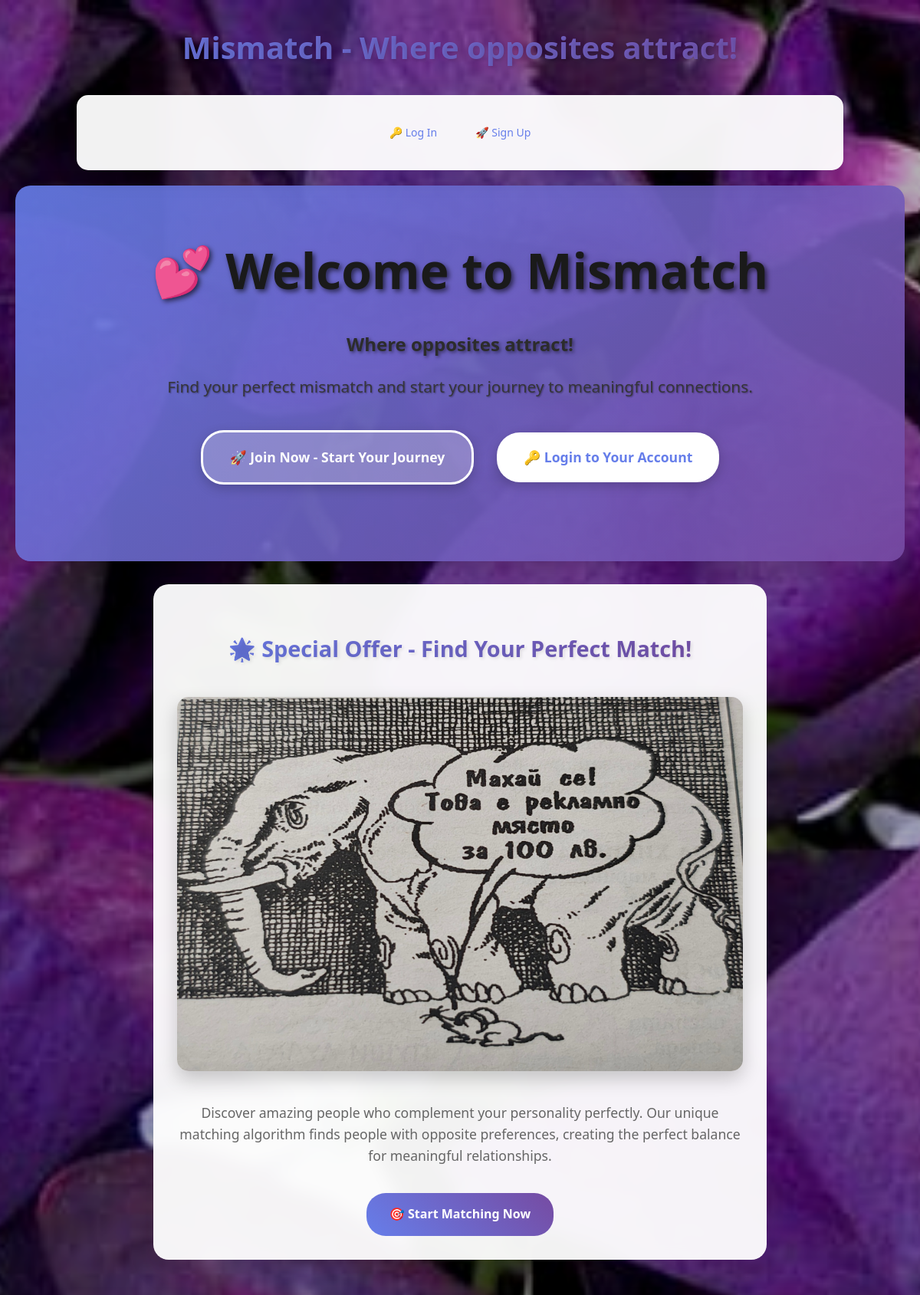
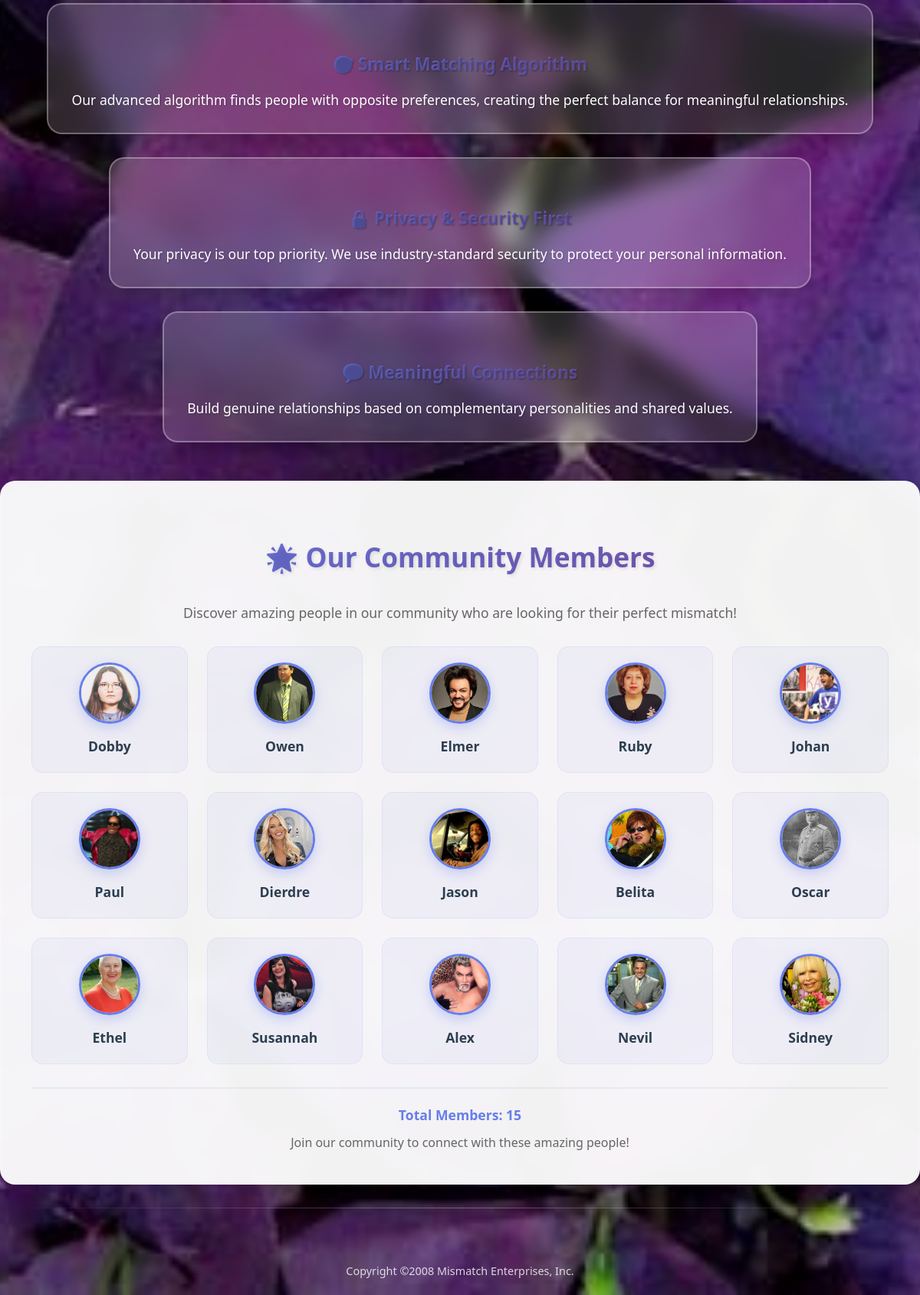
The page / on the database its author committed (2 pictures, top to bottom).
### tables this page shows
CREATE TABLE mismatch_user (
  user_id INTEGER PRIMARY KEY AUTOINCREMENT,
  username VARCHAR(32),
  password VARCHAR(40),
  join_date DATETIME,
  first_name VARCHAR(32),
  last_name VARCHAR(32),
  gender VARCHAR(1),
  birthdate DATE,
  city VARCHAR(32),
  state VARCHAR(2),
  picture VARCHAR(32)
);

### index.php (the view, shortened to what this page needs)
<?php
  $page_title = 'Where opposites attract!';
  require_once('header.php');
  require_once('navmenu.php');
  $dbc = new SQLite3(DB_PATH);
  $query = "SELECT user_id, first_name, picture FROM mismatch_user WHERE first_name IS NOT NULL ORDER BY join_date DESC";
  $data = $dbc->query($query);
  echo '<div class="hero-section" style="text-align: center; padding: 60px 20px; color: white; margin-bottom: 40px; background: linear-gradient(135deg, rgba(102, 126, 234, 0.9), rgba(118, 75, 162, 0.9)); border-radius: 20px; margin: 20px; box-shadow: 0 20px 40px rgba(0,0,0,0.2);">';
  echo '<h1 style="font-size: 4em; margin-bottom: 25px; text-shadow: 3px 3px 6px rgba(0,0,0,0.6); font-weight: 700; color: #1a1a1a;">💕 Welcome to Mismatch</h1>';
  echo '<p style="font-size: 1.5em; margin-bottom: 20px; font-weight: 600; text-shadow: 2px 2px 4px rgba(0,0,0,0.5); color: #2c2c2c;">Where opposites attract!</p>';
  echo '<p style="font-size: 1.3em; margin-bottom: 40px; opacity: 0.95; text-shadow: 1px 1px 2px rgba(0,0,0,0.4); color: #333;">Find your perfect mismatch and start your journey to meaningful connections.</p>';
  if (!isset($_SESSION['user_id'])) {
    echo '<div style="margin: 40px 0;">';
    echo '<a href="signup.php" style="background: rgba(255,255,255,0.25); color: white; padding: 18px 35px; border-radius: 30px; text-decoration: none; margin: 0 15px; border: 3px solid white; transition: all 0.3s ease; display: inline-block; font-weight: 600; font-size: 1.1em; box-shadow: 0 5px 15px rgba(0,0,0,0.2);">🚀 Join Now - Start Your Journey</a>';
    echo '<a href="login.php" style="background: white; color: #667eea; padding: 18px 35px; border-radius: 30px; text-decoration: none; margin: 0 15px; transition: all 0.3s ease; display: inline-block; font-weight: 600; font-size: 1.1em; box-shadow: 0 5px 15px rgba(0,0,0,0.2);">🔑 Login to Your Account</a>';
    echo '</div>';
  }
  echo '</div>';
  echo '<div class="advertisement">';
  echo '<h3>🌟 Special Offer - Find Your Perfect Match!</h3>';
  echo '<img src="images/ad.jpg" alt="Special Dating Offer" style="max-width: 100%; height: auto; border-radius: 15px; box-shadow: 0 10px 25px rgba(0,0,0,0.2);" />';
  echo '<p style="color: #666; font-size: 1.1em; line-height: 1.6; margin: 20px 0;">Discover amazing people who complement your personality perfectly. Our unique matching algorithm finds people with opposite preferences, creating the perfect balance for meaningful relationships.</p>';
  if (!isset($_SESSION['user_id'])) {
    echo '<a href="signup.php" style="background: linear-gradient(45deg, #667eea, #764ba2); color: white; padding: 15px 30px; border-radius: 25px; text-decoration: none; font-weight: 600; display: inline-block; margin-top: 15px; transition: all 0.3s ease;">🎯 Start Matching Now</a>';
  } else {
    echo '<a href="mymismatch.php" style="background: linear-gradient(45deg, #667eea, #764ba2); color: white; padding: 15px 30px; border-radius: 25px; text-decoration: none; font-weight: 600; display: inline-block; margin-top: 15px; transition: all 0.3s ease;">💕 View My Matches</a>';
  }
  echo '</div>';
  echo '<div class="features" style="display: flex; justify-content: center; gap: 30px; margin: 50px 20px; flex-wrap: wrap;">';
  echo '<div class="feature" style="background: rgba(255, 255, 255, 0.15); backdrop-filter: blur(15px); border-radius: 20px; padding: 30px; text-align: center; color: white; min-width: 250px; border: 2px solid rgba(255,255,255,0.3); box-shadow: 0 10px 25px rgba(0,0,0,0.2); transition: transform 0.3s ease;">';
  echo '<h3 style="color: white; margin-bottom: 15px; font-size: 1.4em; font-weight: 700; text-shadow: 1px 1px 2px rgba(0,0,0,0.3);">🎯 Smart Matching Algorithm</h3>';
  echo '<p style="font-size: 1.1em; line-height: 1.5; text-shadow: 1px 1px 2px rgba(0,0,0,0.2);">Our advanced algorithm finds people with opposite preferences, creating the perfect balance for meaningful relationships.</p>';
  echo '</div>';
  echo '<div class="feature" style="background: rgba(255, 255, 255, 0.15); backdrop-filter: blur(15px); border-radius: 20px; padding: 30px; text-align: center; color: white; min-width: 250px; border: 2px solid rgba(255,255,255,0.3); box-shadow: 0 10px 25px rgba(0,0,0,0.2); transition: transform 0.3s ease;">';
  echo '<h3 style="color: white; margin-bottom: 15px; font-size: 1.4em; font-weight: 700; text-shadow: 1px 1px 2px rgba(0,0,0,0.3);">🔒 Privacy & Security First</h3>';
  echo '<p style="font-size: 1.1em; line-height: 1.5; text-shadow: 1px 1px 2px rgba(0,0,0,0.2);">Your privacy is our top priority. We use industry-standard security to protect your personal information.</p>';
  echo '</div>';
  echo '<div class="feature" style="background: rgba(255, 255, 255, 0.15); backdrop-filter: blur(15px); border-radius: 20px; padding: 30px; text-align: center; color: white; min-width: 250px; border: 2px solid rgba(255,255,255,0.3); box-shadow: 0 10px 25px rgba(0,0,0,0.2); transition: transform 0.3s ease;">';
  echo '<h3 style="color: white; margin-bottom: 15px; font-size: 1.4em; font-weight: 700; text-shadow: 1px 1px 2px rgba(0,0,0,0.3);">💬 Meaningful Connections</h3>';
  echo '<p style="font-size: 1.1em; line-height: 1.5; text-shadow: 1px 1px 2px rgba(0,0,0,0.2);">Build genuine relationships based on complementary personalities and shared values.</p>';
  echo '</div>';
  echo '</div>';
  echo '<div style="background: rgba(255, 255, 255, 0.95); backdrop-filter: blur(10px); border-radius: 20px; padding: 40px; margin: 30px auto; max-width: 1200px; box-shadow: 0 15px 35px rgba(0,0,0,0.1); border: 1px solid rgba(255,255,255,0.2);">';
  echo '<h3 style="text-align: center; margin-bottom: 30px; background: linear-gradient(45deg, #667eea, #764ba2); -webkit-background-clip: text; -webkit-text-fill-color: transparent; background-clip: text; font-size: 2.2em; font-weight: 700;">🌟 Our Community Members</h3>';
  echo '<p style="text-align: center; color: #666; margin-bottom: 30px; font-size: 1.1em;">Discover amazing people in our community who are looking for their perfect mismatch!</p>';
  echo '<div style="display: grid; grid-template-columns: repeat(auto-fill, minmax(180px, 1fr)); gap: 25px;">';
  $user_count = 0;
  while ($row = $data->fetchArray(SQLITE3_ASSOC)) {
    $user_count++;
    echo '<div style="text-align: center; padding: 20px; border-radius: 15px; background: rgba(102, 126, 234, 0.05); transition: transform 0.3s ease; border: 1px solid rgba(102, 126, 234, 0.1);">';
    if (is_file(MM_UPLOADPATH . $row['picture']) && filesize(MM_UPLOADPATH . $row['picture']) > 0) {
      echo '<img src="' . MM_UPLOADPATH . $row['picture'] . '" alt="' . $row['first_name'] . '" class="profile" style="width: 80px; height: 80px; object-fit: cover; border-radius: 50%; border: 3px solid #667eea; margin-bottom: 15px; box-shadow: 0 5px 15px rgba(102, 126, 234, 0.3);" />';
    }
    else {
      echo '<img src="' . MM_UPLOADPATH . 'nopic.jpg' . '" alt="' . $row['first_name'] . '" class="profile" style="width: 80px; height: 80px; object-fit: cover; border-radius: 50%; border: 3px solid #667eea; margin-bottom: 15px; box-shadow: 0 5px 15px rgba(102, 126, 234, 0.3);" />';
    }
    if (isset($_SESSION['user_id'])) {
      echo '<p><a href="viewprofile.php?user_id=' . $row['user_id'] . '" style="color: #667eea; text-decoration: none; font-weight: 600; font-size: 1.1em;">' . $row['first_name'] . '</a></p>';
    }
    else {
      echo '<p style="font-weight: 600; color: #2c3e50; font-size: 1.1em;">' . $row['first_name'] . '</p>';
    }
    echo '</div>';
  }
  echo '</div>';
  if ($user_count > 0) {
    echo '<div style="text-align: center; margin-top: 30px; padding-top: 20px; border-top: 2px solid rgba(102, 126, 234, 0.1);">';
    echo '<p style="color: #667eea; font-weight: 600; font-size: 1.1em;">Total Members: ' . $user_count . '</p>';
    if (!isset($_SESSION['user_id'])) {
      echo '<p style="color: #666; margin-top: 10px;">Join our community to connect with these amazing people!</p>';
    }
    echo '</div>';
  }
  echo '</div>';
?>
<?php
  require_once('footer.php');
?>

### header.php (shortened to what this page needs)
<!DOCTYPE html PUBLIC "-//W3C//DTD XHTML 1.0 Transitional//EN"
  "http://www.w3.org/TR/xhtml1/DTD/xhtml1-transitional.dtd">
<html xmlns="http://www.w3.org/1999/xhtml" xml:lang="en" lang="en">
<head>
  <link rel="stylesheet" type="text/css" href="style.css" />
</head>
<body>
<?php
  echo '<h3>Mismatch - ' . $page_title . '</h3>';
?>

### navmenu.php
<?php
  echo '<div class="navmenu">';
  if (isset($_SESSION['username'])) {
    echo '<a href="index.php">🏠 Home</a>';
    echo '<a href="viewprofile.php">👤 My Profile</a>';
    echo '<a href="editprofile.php">✏️ Edit Profile</a>';
    echo '<a href="questionnaire.php">📝 Questionnaire</a>';
    echo '<a href="mymismatch.php">💕 My Mismatch</a>';
    echo '<a href="logout.php">🚪 Log Out (' . $_SESSION['username'] . ')</a>';
  }
  else {
    echo '<a href="login.php">🔑 Log In</a>';
    echo '<a href="signup.php">🚀 Sign Up</a>';
  }
  echo '</div>';
?>

### footer.php
  <hr />
  <p class="footer">Copyright &copy;2008 Mismatch Enterprises, Inc.</p>
</body>
</html>

### style.css (style rules this page uses)
* { margin: 0; padding: 0; box-sizing: border-box; }
body { font-family: 'Segoe UI', Tahoma, Geneva, Verdana, sans-serif; background: url('images/background.jpg') no-repeat center center fixed; background-size: cover; min-height: 100vh; color: #333; line-height: 1.6; position: relative; }
body::before { content: ''; position: fixed; top: 0; left: 0; width: 100%; height: 100%; background: rgba(0, 0, 0, 0.3); z-index: -1; }
h1, h2, h3, h4 { color: #2c3e50; margin-bottom: 20px; text-align: center; }
h3 { background: linear-gradient(45deg, #667eea, #764ba2); -webkit-background-clip: text; -webkit-text-fill-color: transparent; background-clip: text; font-size: 2.5em; font-weight: 700; text-shadow: 2px 2px 4px rgba(0,0,0,0.1); margin: 30px 0; }
.navmenu { background: rgba(255, 255, 255, 0.95); backdrop-filter: blur(10px); border-radius: 15px; padding: 20px; margin: 20px auto; box-shadow: 0 8px 32px rgba(0,0,0,0.1); border: 1px solid rgba(255,255,255,0.2); text-align: center; max-width: 1000px; }
.navmenu a { color: #667eea; text-decoration: none; padding: 12px 20px; margin: 5px; border-radius: 25px; transition: all 0.3s ease; display: inline-block; font-weight: 500; font-size: 14px; }
img { border-radius: 15px; box-shadow: 0 5px 15px rgba(0,0,0,0.2); transition: transform 0.3s ease; }
.profile { width: 120px; height: 120px; object-fit: cover; border-radius: 50%; border: 4px solid #667eea; }
.advertisement { background: rgba(255, 255, 255, 0.95); backdrop-filter: blur(10px); border-radius: 20px; padding: 30px; margin: 30px auto; max-width: 800px; box-shadow: 0 15px 35px rgba(0,0,0,0.1); border: 1px solid rgba(255,255,255,0.2); text-align: center; }
.advertisement h3 { color: #2c3e50; font-size: 1.8em; margin-bottom: 20px; font-weight: 700; }
.advertisement img { max-width: 100%; height: auto; border-radius: 15px; margin: 20px 0; box-shadow: 0 10px 25px rgba(0,0,0,0.2); }
.advertisement p { color: #666; font-size: 1.1em; line-height: 1.6; margin: 15px 0; }
.footer { text-align: center; padding: 20px; color: rgba(255, 255, 255, 0.8); font-size: 0.9em; margin-top: 50px; }
hr { border: none; height: 1px; background: linear-gradient(90deg, transparent, rgba(255,255,255,0.3), transparent); margin: 30px 0; }
a { color: #667eea; text-decoration: none; transition: all 0.3s ease; }
form, .navmenu, table { animation: fadeInUp 0.6s ease-out; }

### rows shown on the page
mismatch_user: picture (picture), first_name "Dobby"
mismatch_user: picture (picture), first_name "Owen"
mismatch_user: picture (picture), first_name "Elmer"
mismatch_user: picture (picture), first_name "Ruby"
mismatch_user: picture (picture), first_name "Johan"
mismatch_user: picture (picture), first_name "Paul"
mismatch_user: picture (picture), first_name "Dierdre"
mismatch_user: picture (picture), first_name "Jason"
mismatch_user: picture (picture), first_name "Belita"
mismatch_user: picture (picture), first_name "Oscar"
mismatch_user: picture (picture), first_name "Ethel"
mismatch_user: picture (picture), first_name "Susannah"
mismatch_user: picture (picture), first_name "Alex"
mismatch_user: picture (picture), first_name "Nevil"
mismatch_user: picture (picture), first_name "Sidney"

### other values the page prints
$page_title "Where opposites attract!"
$user_count "15"
